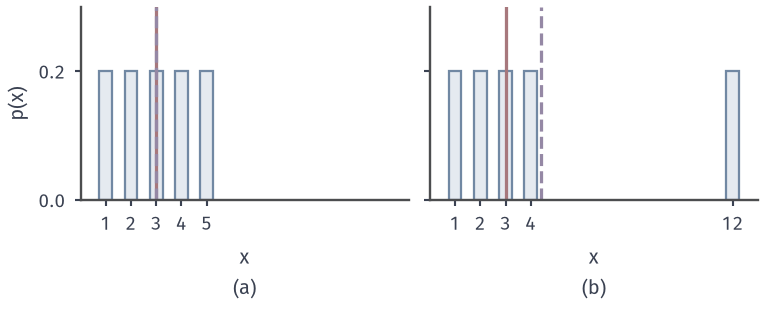

Write the Python code that produced this figure.
from pathlib import Path
import sys
ROOT = next(p for p in Path(__file__).resolve().parents if (p/'build.sh').is_file() and (p/'tex/book.tex').is_file())
sys.path.insert(0, str(ROOT/'figures/07-probability/01-elementary-probability/matplotlib/rvd-common'))
from rvd_common import *
# Target: mass 1/5 on {1,2,3,4,5} versus on {1,2,3,4,12}. Median Q(1/2)=3 in both;
# the probability-weighted average sum x p(x) moves from 3 to 4.4.
fig, axs = figure(width_mm=108, height_mm=44, ncols=2, sharey=True)
for ax, vals, letter in [(axs[0], [1, 2, 3, 4, 5], 'a'), (axs[1], [1, 2, 3, 4, 12], 'b')]:
    style(ax)
    bars(ax, vals, [.2]*5, width=.5)
    avg = sum(vals)/5
    ax.axvline(3, color=RED, lw=1.3)
    ax.axvline(avg, color=PURPLE, lw=1.3, ls='--')
    ax.set_xlim(0, 13); ax.set_ylim(0, .3); ax.set_xticks(vals); ax.set_yticks([0, .2])
    if letter == 'a':
        ax.set_ylabel('$p(x)$')
    sub(ax, letter, '$x$')
save(fig, HERE(__file__), 'figure', {'median': 3, 'averages': [3.0, 4.4]})
